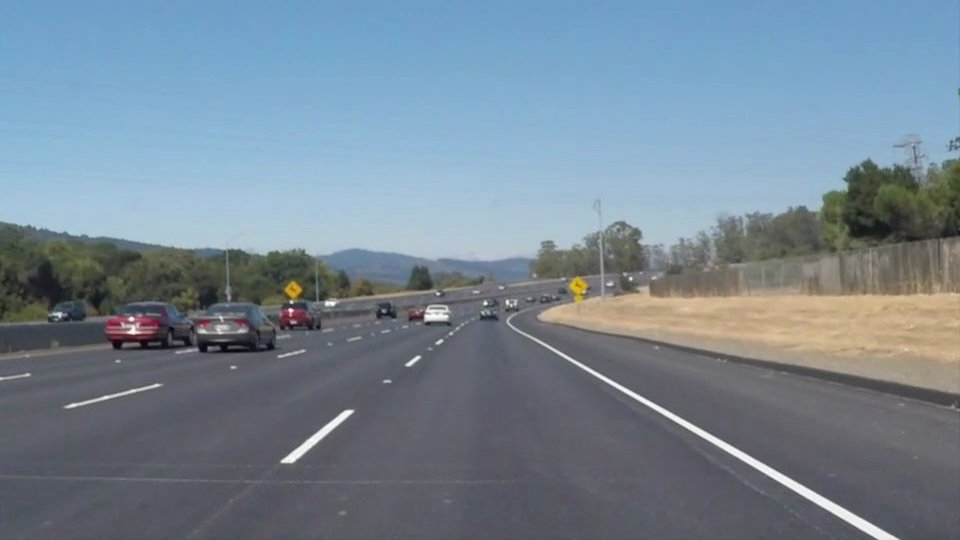
#> input picture Python_selfPractice/vision_Study/solidWhiteCurve.jpg, 960 x 540 px
$ python vision.py
#> lines starting #> are read from the running program, lines starting #| are printed output that depends on the picture; after the words box and inside, x2 and y2 are one past the last pixel; in counts of white or black regions, pixels touching at a corner belong together
#사진 먼저 캡쳐해서 roi 따서 허프라인....... 차선인식 해서 오기............
#(전처리) ~> 블러, 캐니, edge / filtering
#image cv2로 받아서 채널이 몇개인지, height, width출력 , gray, blur, canny(이미지를 여러장 만들어서, thread조절해보기), warp(roi빼고,)
import cv2
import numpy as np

img = cv2.imread('solidWhiteCurve.jpg') #사진 읽어오기
#> img is the input picture: shape (540, 960, 3); mean B, G, R 148.1, 134.5, 118.5
height = img.shape[1] #높이
#> height = 960
width = img.shape[0] #너비
#> width = 540
#print channel, height, width ----------
print("Height : ", height)
#| Height :  960
print("Width : ", width) #H, W
#| Width :  540
print(len(img[0][0])) #채널
#| 3
#---------------------------------------

gray = cv2.cvtColor(img, cv2.COLOR_BGR2GRAY) #gray scale, 3channel 을 1channel로, 흑백으로 변환
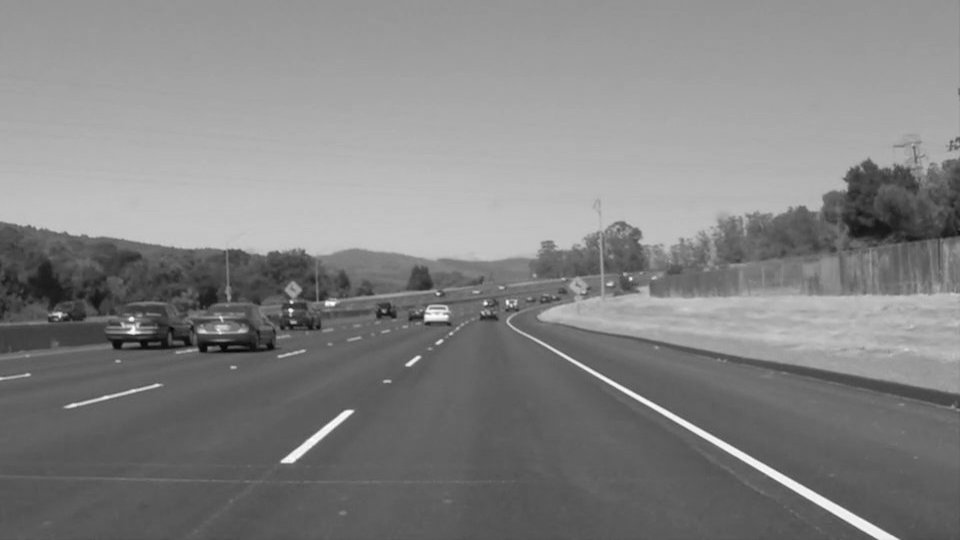
#> gray: shape (540, 960); min 5, max 255, mean 131.2
#cvtColor - (변환할 이미지, 변환옵션(?) ~ 원본 이미지 색상2결과이미지 색상)
kernel_size = 5
blur = cv2.GaussianBlur(gray, (kernel_size,kernel_size), 0) #blur, noise제거, grayscale이 된 이미지를, 커널사이즈를 조절하여 노이즈를 제거하여줌
#GaussianBlur - (변환할 이미지, (kernelxkernel(홀수)), SigmaX)
#한픽셀을 kernel x kernel 의 평균값
#kernel ~> 각좌표 주변을 포함한 작은 공간
#sigmaX ~>
#테두리 외삽법........
# cv2.imshow('img', img)
# cv2.imshow('blur', blur)
# cv2.waitKey(0)

#---------------------------------------
low_th = 120 #하한값
high_th = 180 #상한값
#edge = cv2.Canny(blur, 100, 180) #canny
#edge = cv2.Canny(blur, 110, 160) #canny
edge = cv2.Canny(blur, low_th, high_th) #canny, 윤곽선 표시, low_th이하의 값은 버리고, high_th이상의 값을 채택, 사이의 값은 연결된 선인 경우 채택
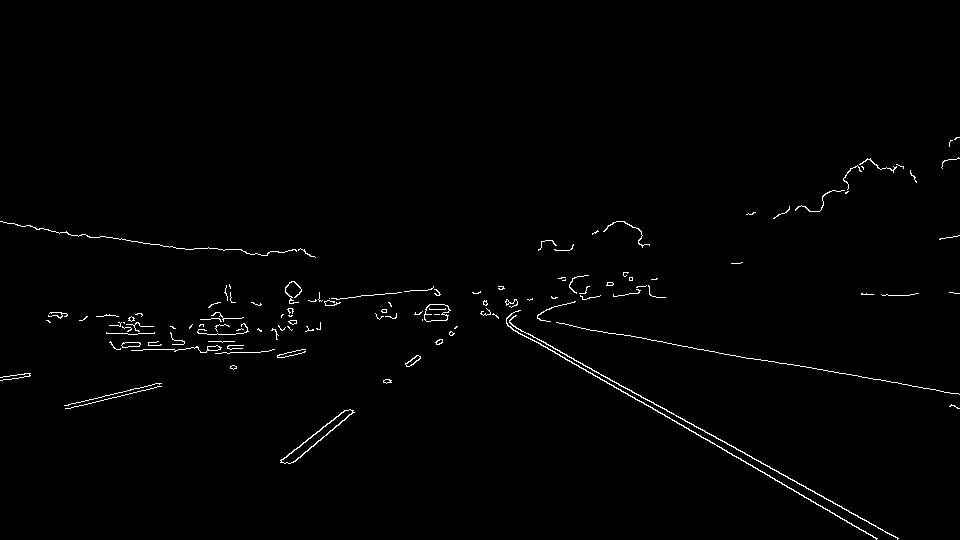
#> edge: shape (540, 960); 1% white in thin lines or dots, all inside (x1, y1, x2, y2) = (0, 137, 960, 540)
#Canny - (원본,하한, 상한, 커널크기, l2그레디언트)
#그레디언트 T/F에 따라 크기 계산 식이 다름 F일시 근사값(default)
cv2.imshow('edge', edge) #canny화면 출력

#---------------------------------------

#warper
# (383, 381) (610, 381)
# (281, 460) (752, 460)
# 960 x 540, 650
#
# (360, 381) (650, 381)
# (260, 460) (760, 460)

w = 960
h = 540 #전체 사진의 넓이와 높이
# roi = edge[:, 260:800]  # roi영역 설정

# cv2.imshow('roi', roi)
# cv2.waitKey(0)

src = np.float32([[w * 0.33, h * 0.7],
                 [w * 0.27, h * 0.851],
                 [w, h * 0.851],
                 [w * 0.677, h * 0.7]]) #변환지점 좌표
dst = np.float32([[w * 0.075, 0],
                 [w * 0.2, h],
                 [w, h],
                 [w * 0.85, 0]]) #지정해줄 좌표
#src와 dst는 좌표의 순서가 서로 같아야 하고 float32
M = cv2.getPerspectiveTransform(src, dst) #변환행렬 / 원본좌표순서, 결과좌표순서
wap = cv2.warpPerspective(edge, M, (edge.shape[1], edge.shape[0]), flags = cv2.INTER_LINEAR) #변환하여 img반환, img를 transform한 행렬을 이용하여 warp하여 준다.
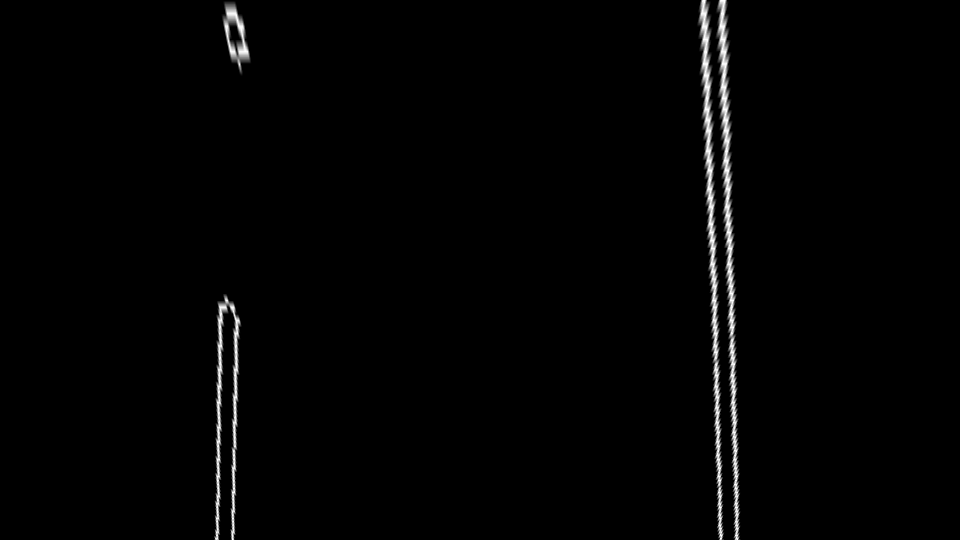
#> wap: shape (540, 960); min 0, max 255, mean 3.5
#cv2.warpPerspective(원본이미지, 변환한 행렬, (결과 이미지 너비, 결과 이미지 높이))

cv2.imshow('wap', wap) #wap화면 출력
#cv2.waitKey(0)
#----------------------------------
#hough
def get_X(y, a, b):
    return (y - b) // a

out_img = np.dstack((wap, wap, wap)) * 255 #3채널로 변경하여 주기 위해
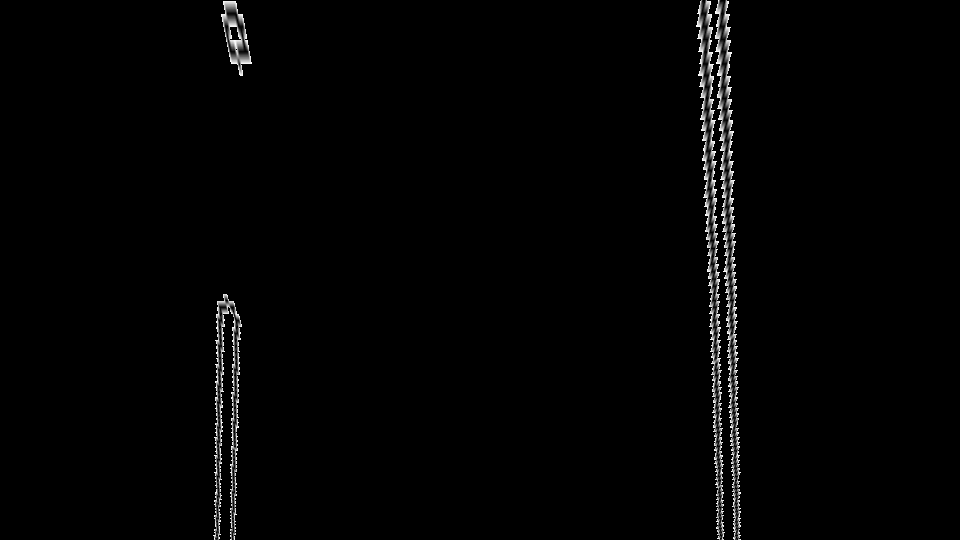
#> out_img: shape (540, 960, 3); min 0, max 255, mean 3.4
thr = 140 #임계값 설정
minLineLength = 100
maxLineLength = 0
the = 100
lines = cv2.HoughLinesP(wap, 1, np.pi / 180, the, minLineLength, maxLineLength)
#> lines = 265 rows, first 6: [703, 0, 721, 520], [721, 0, 736, 426], [701, 0, 720, 539], [704, 0, 720, 435], [705, 117, 705, 140], [728, 301, 737, 539]
    #houghlinesp - (이미지, 거리, 각도, 임계값, 선의 최소길이(최소 이 길이 이상인 경우 선으로 허용), 선의 최대길이(선-선))
    #thread 가 클수록 정확도가 커지고, 작ㅇ아지면 정확도는 떨어지지만 많은 선 검출 가능

left = [] #wid / 2보다 작을 경우 left로 인식하고, left리스트에 담음
right = [] #wid / 2보다 클 경우 right로 인식하고, right리스트에 담음

left_x1 = 0
left_x2 = 0
left_y1 = 0
left_y2 = 0 #left (x1,y1) (x2, y2)

right_x1 = 0
right_x2 = 0
right_y1 = 0
right_y2 = 0 #right (x1,y1) (x2, y2)

#290

for i in range(len(lines)):
    for x1, y1, x2, y2 in lines[i]:
        if (0 <= x1 < w // 2 or 0 <= x2 < w // 2): left.append([x1, y1, x2, y2])
        else: right.append([x1, y1, x2, y2]) #x1혹은 x2가 w/2보다 작은경우 left/ 큰경우 right 리스트에 담아준다([x1, y1, x2, y2]배열로)
#> after the loop, left = 51 items, first 6: [235, 471, 235, 307], [217, 539, 221, 301], [228, 47, 228, 1], [234, 534, 234, 303], [216, 453, 219, 301], [233, 539, 233, 392]; right = 214 items, first 6: [703, 0, 721, 520], [721, 0, 736, 426], [701, 0, 720, 539], [704, 0, 720, 435], [705, 117, 705, 140], [728, 301, 737, 539]

if len(left) > 0: #left에 최소 1개의 좌표가 존재할 경우
    for i in left:
        left_x1 += i[0]
        left_x2 += i[2]
        left_y1 += i[1]
        left_y2 += i[3] #[x1, y1, x2, y2]의 순으로 되어있기 때문에 각각의 변수에 더해준다
#> this loop made 51 passes
#> (i, left_x1, left_x2, left_y1, left_y2) on passes 1 to 12: ([235, 471, 235, 307], 235, 235, 471, 307), ([217, 539, 221, 301], 452, 456, 1010, 608), ([228, 47, 228, 1], 680, 684, 1057, 609), ([234, 534, 234, 303], 914, 918, 1591, 912), ([216, 453, 219, 301], 1130, 1137, 2044, 1213), ([233, 539, 233, 392], 1363, 1370, 2583, 1605), ([236, 454, 236, 453], 1599, 1606, 3037, 2058), ([237, 402, 237, 376], 1836, 1843, 3439, 2434), ([232, 335, 232, 334], 2068, 2075, 3774, 2768), ([232, 26, 232, 1], 2300, 2307, 3800, 2769), ([223, 313, 223, 301], 2523, 2530, 4113, 3070), ([236, 431, 236, 311], 2759, 2766, 4544, 3381)
#> after the loop, left_x1 = 11562; left_x2 = 11580; left_y1 = 18415; left_y2 = 16343

    left_x1 = left_x1 // len(left)
#> left_x1 = 226
    left_x2 = left_x2 // len(left)
#> left_x2 = 227
    left_y1 = left_y1 // len(left)
#> left_y1 = 361
    left_y2 = left_y2 // len(left) #각변수를 left의 리스트의 크기로 나누어 줌으로써 평균을 구함
#> left_y2 = 320

    if (left_x1 == left_x2 or left_y1 == left_y2): #만약 x좌표 혹은 y좌표의 평균이 같을 경우, 그냥 선을 그어주도록 한다
        cv2.line(out_img, (left_x1, 0), (left_x1, height - 1), (0, 0, 255), 3)
    else:
        left_a = (left_y2 - left_y1) // (left_x2 - left_x1) #두 좌표를 이용하여 기울기를 구함
#> left_a = -41
        left_b = -left_a * left_x1 + left_y1 #a와 x1, y1좌표를 이용하여 y좌표를 구함
#> left_b = 9627

        min_left_x = get_X(0, left_a, left_b) #(0 - left_b) // left_a #y가 0일때의 x좌표
#> min_left_x = 234
        max_left_x = get_X(height - 1, left_a, left_b) #(height - 1 - left_b) // left_a #y가 height - 1일때의 x좌표
#> max_left_x = 211

        cv2.line(out_img, (min_left_x, 0), (max_left_x, height - 1), (0, 0, 255), 3) #min, max를 이용하여 선을 그어줌

if len(right) > 0: #최소 1개의 right좌표가 존재할 경우
    for i in right:
        right_x1 += i[0]
        right_x2 += i[2]
        right_y1 += i[1]
        right_y2 += i[3] #[x1, y1, x2, y2] 의 순으로 되어있기 때문에 각각의 변수에 더해줌
#> this loop made 214 passes
#> (i, right_x1, right_x2, right_y1, right_y2) on passes 1 to 3: ([703, 0, 721, 520], 703, 721, 0, 520), ([721, 0, 736, 426], 1424, 1457, 0, 946), ([701, 0, 720, 539], 2125, 2177, 0, 1485)
#> after the loop, right_x1 = 154102; right_x2 = 154244; right_y1 = 51896; right_y2 = 57539

    right_x1 = right_x1 // len(right)
#> right_x1 = 720
    right_x2 = right_x2 // len(right)
#> right_x2 = 720
    right_y1 = right_y1 // len(right)
#> right_y1 = 242
    right_y2 = right_y2 // len(right) #각변수를 right의 리스트의 크기로 나누어 평균 구함
#> right_y2 = 268

    if (right_x1 == right_x2 or right_y1 == right_y2): #x혹은 y의 좌표의 평균이 같을 경우
        cv2.line(out_img, (right_x1, 0), (right_x1, height - 1), (0, 0, 255), 3) #좌표 하나를 이용하여 선 긋기
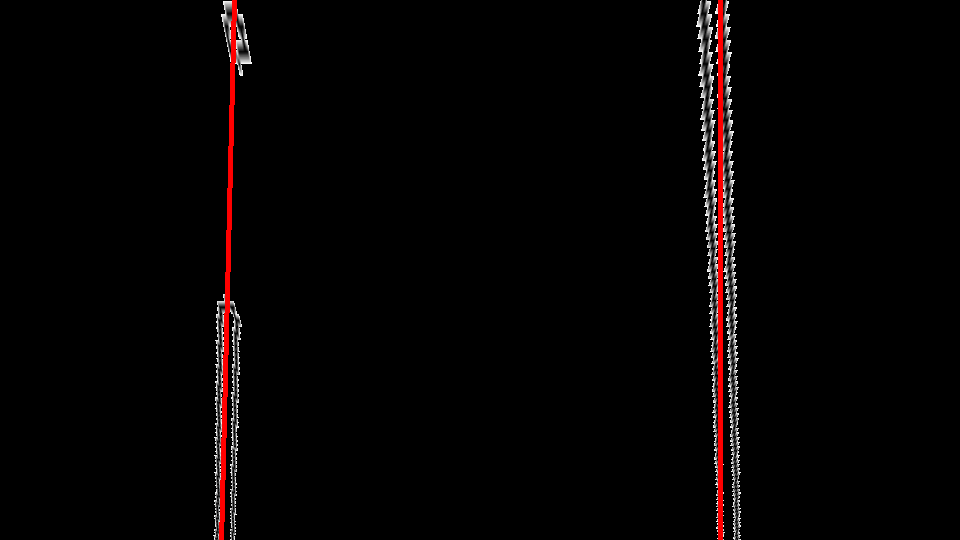
#> out_img: shape (540, 960, 3); mean of channels 0, 1, 2 2.9, 2.9, 5.6; drawn as B, G, R
    else:
        right_a = (right_y2 - right_y1) // (right_x2 - right_x1) #두 좌표의 평균을 이용하여 기울기 구함
        right_b = -right_a * right_x1 + right_y1 #기울기와 좌표를 이용하여 y절편을 구함

        min_right_x = get_X(0, right_a, right_b) #(0 - right_b) // right_a
        max_right_x = get_X(height - 1, right_a, right_b)#(height - 1 - right_b) // right_a # y = 0 , y = height - 1 일때의 x좌표를 구함

        cv2.line(out_img, (min_right_x, 0), (max_right_x, height - 1), (0, 0, 255), 3) #min, max좌표를 이용하여 선 긋기
# [36 lines of commented-out code are left out]

cv2.imshow('hough', out_img)
cv2.waitKey(0)
#----------------------------------
#x locate
#490
